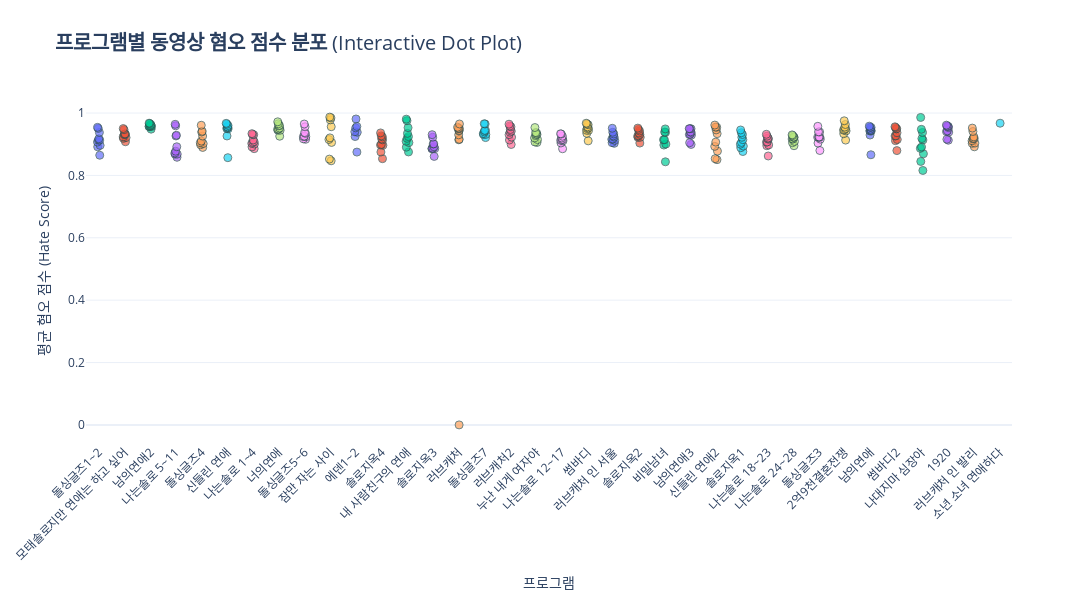

The notebook cell saved with this chart:
### Markdown cell above
### 10.4 동영상별 혐오 카테고리 분포 (닷플롯)

### Code cell
# 동영상별 혐오 점수 분포 (프로그램별)
fig = px.strip(
    video_df, 
    x="program", 
    y="avg_hate_score", 
    color="program", 
    hover_data=["video_title", "total_comments", "hate_ratio"],
    title="<b>프로그램별 동영상 혐오 점수 분포</b> (Interactive Dot Plot)",
    labels={
        "avg_hate_score": "평균 혐오 점수 (Hate Score)", 
        "program": "프로그램"
    },
    height=600
)

fig.update_layout(
    xaxis_tickangle=-45,
    showlegend=False,
    title_font_size=20,
    width=1200
)

fig.update_traces(marker=dict(size=8, opacity=0.7, line=dict(width=1, color='DarkSlateGrey')))

fig.show()
print("💡 인터랙티브 닷플롯: 각 점에 마우스를 올리면 동영상 정보 확인 가능")
print()
